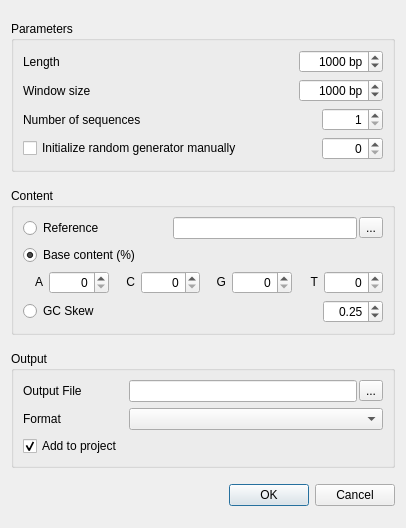
<?xml version="1.0" encoding="UTF-8"?>
<ui version="4.0">
 <class>DNASequenceGeneratorDialog</class>
 <widget class="QDialog" name="DNASequenceGeneratorDialog">
  <property name="geometry">
   <rect>
    <x>0</x>
    <y>0</y>
    <width>406</width>
    <height>528</height>
   </rect>
  </property>
  <property name="windowTitle">
   <string>Generate Sequence</string>
  </property>
  <layout class="QVBoxLayout" name="verticalLayout_2">
   <item>
    <widget class="QGroupBox" name="paramsBox">
     <property name="sizePolicy">
      <sizepolicy hsizetype="Preferred" vsizetype="Fixed">
       <horstretch>0</horstretch>
       <verstretch>0</verstretch>
      </sizepolicy>
     </property>
     <property name="title">
      <string>Parameters</string>
     </property>
     <layout class="QVBoxLayout" name="verticalLayout">
      <item>
       <layout class="QGridLayout" name="gridLayout_3">
        <item row="0" column="0">
         <widget class="QLabel" name="lengthLabel">
          <property name="text">
           <string>Length</string>
          </property>
         </widget>
        </item>
        <item row="0" column="1">
         <widget class="QSpinBox" name="lengthSpin">
          <property name="sizePolicy">
           <sizepolicy hsizetype="Fixed" vsizetype="Fixed">
            <horstretch>0</horstretch>
            <verstretch>0</verstretch>
           </sizepolicy>
          </property>
          <property name="alignment">
           <set>Qt::AlignRight|Qt::AlignTrailing|Qt::AlignVCenter</set>
          </property>
          <property name="suffix">
           <string> bp</string>
          </property>
          <property name="minimum">
           <number>1</number>
          </property>
          <property name="maximum">
           <number>2147483647</number>
          </property>
          <property name="value">
           <number>1000</number>
          </property>
         </widget>
        </item>
        <item row="1" column="0">
         <widget class="QLabel" name="label">
          <property name="text">
           <string>Window size</string>
          </property>
         </widget>
        </item>
        <item row="1" column="1">
         <widget class="QSpinBox" name="windowSpinBox">
          <property name="alignment">
           <set>Qt::AlignRight|Qt::AlignTrailing|Qt::AlignVCenter</set>
          </property>
          <property name="suffix">
           <string> bp</string>
          </property>
          <property name="minimum">
           <number>1</number>
          </property>
          <property name="maximum">
           <number>2147483647</number>
          </property>
          <property name="value">
           <number>1000</number>
          </property>
         </widget>
        </item>
       </layout>
      </item>
      <item>
       <layout class="QGridLayout" name="gridLayout_4">
        <item row="0" column="2">
         <widget class="QSpinBox" name="seqNumSpin">
          <property name="sizePolicy">
           <sizepolicy hsizetype="Minimum" vsizetype="Fixed">
            <horstretch>0</horstretch>
            <verstretch>0</verstretch>
           </sizepolicy>
          </property>
          <property name="alignment">
           <set>Qt::AlignRight|Qt::AlignTrailing|Qt::AlignVCenter</set>
          </property>
          <property name="minimum">
           <number>1</number>
          </property>
          <property name="maximum">
           <number>10000</number>
          </property>
         </widget>
        </item>
        <item row="0" column="1">
         <spacer name="horizontalSpacer_3">
          <property name="orientation">
           <enum>Qt::Horizontal</enum>
          </property>
          <property name="sizeHint" stdset="0">
           <size>
            <width>42</width>
            <height>20</height>
           </size>
          </property>
         </spacer>
        </item>
        <item row="0" column="0">
         <widget class="QLabel" name="seqNumLabel">
          <property name="text">
           <string>Number of sequences</string>
          </property>
         </widget>
        </item>
        <item row="1" column="0">
         <widget class="QCheckBox" name="seedCheckBox">
          <property name="text">
           <string>Initialize random generator manually</string>
          </property>
         </widget>
        </item>
        <item row="1" column="1">
         <spacer name="horizontalSpacer_4">
          <property name="orientation">
           <enum>Qt::Horizontal</enum>
          </property>
          <property name="sizeHint" stdset="0">
           <size>
            <width>42</width>
            <height>20</height>
           </size>
          </property>
         </spacer>
        </item>
        <item row="1" column="2">
         <widget class="QSpinBox" name="seedSpinBox">
          <property name="sizePolicy">
           <sizepolicy hsizetype="Minimum" vsizetype="Fixed">
            <horstretch>0</horstretch>
            <verstretch>0</verstretch>
           </sizepolicy>
          </property>
          <property name="minimumSize">
           <size>
            <width>0</width>
            <height>0</height>
           </size>
          </property>
          <property name="alignment">
           <set>Qt::AlignRight|Qt::AlignTrailing|Qt::AlignVCenter</set>
          </property>
          <property name="maximum">
           <number>1000</number>
          </property>
         </widget>
        </item>
       </layout>
      </item>
     </layout>
    </widget>
   </item>
   <item>
    <widget class="QGroupBox" name="contentValuesBox">
     <property name="sizePolicy">
      <sizepolicy hsizetype="Preferred" vsizetype="Fixed">
       <horstretch>0</horstretch>
       <verstretch>0</verstretch>
      </sizepolicy>
     </property>
     <property name="title">
      <string>Content</string>
     </property>
     <layout class="QGridLayout" name="gridLayout">
      <item row="0" column="0">
       <widget class="QRadioButton" name="referenceButton">
        <property name="text">
         <string>Reference</string>
        </property>
        <property name="checked">
         <bool>false</bool>
        </property>
       </widget>
      </item>
      <item row="0" column="1" colspan="2">
       <layout class="QHBoxLayout" name="horizontalLayout_2">
        <property name="spacing">
         <number>2</number>
        </property>
        <item>
         <widget class="QLineEdit" name="inputEdit"/>
        </item>
        <item>
         <widget class="QToolButton" name="inputButton">
          <property name="text">
           <string>...</string>
          </property>
         </widget>
        </item>
       </layout>
      </item>
      <item row="1" column="0" colspan="2">
       <widget class="QRadioButton" name="baseContentRadioButton">
        <property name="text">
         <string>Base content (%)</string>
        </property>
        <property name="checked">
         <bool>true</bool>
        </property>
       </widget>
      </item>
      <item row="2" column="0" colspan="3">
       <layout class="QHBoxLayout" name="horizontalLayout_3">
        <item>
         <widget class="QLabel" name="percentALabel">
          <property name="sizePolicy">
           <sizepolicy hsizetype="Fixed" vsizetype="Fixed">
            <horstretch>0</horstretch>
            <verstretch>0</verstretch>
           </sizepolicy>
          </property>
          <property name="minimumSize">
           <size>
            <width>20</width>
            <height>0</height>
           </size>
          </property>
          <property name="text">
           <string>A</string>
          </property>
          <property name="alignment">
           <set>Qt::AlignRight|Qt::AlignTrailing|Qt::AlignVCenter</set>
          </property>
         </widget>
        </item>
        <item>
         <widget class="QSpinBox" name="percentASpin">
          <property name="sizePolicy">
           <sizepolicy hsizetype="Expanding" vsizetype="Fixed">
            <horstretch>0</horstretch>
            <verstretch>0</verstretch>
           </sizepolicy>
          </property>
          <property name="maximumSize">
           <size>
            <width>60</width>
            <height>16777215</height>
           </size>
          </property>
          <property name="layoutDirection">
           <enum>Qt::LeftToRight</enum>
          </property>
          <property name="alignment">
           <set>Qt::AlignRight|Qt::AlignTrailing|Qt::AlignVCenter</set>
          </property>
          <property name="suffix">
           <string/>
          </property>
          <property name="maximum">
           <number>100</number>
          </property>
         </widget>
        </item>
        <item>
         <widget class="QLabel" name="percentCLabel">
          <property name="sizePolicy">
           <sizepolicy hsizetype="Fixed" vsizetype="Fixed">
            <horstretch>0</horstretch>
            <verstretch>0</verstretch>
           </sizepolicy>
          </property>
          <property name="minimumSize">
           <size>
            <width>20</width>
            <height>0</height>
           </size>
          </property>
          <property name="text">
           <string>C</string>
          </property>
          <property name="alignment">
           <set>Qt::AlignRight|Qt::AlignTrailing|Qt::AlignVCenter</set>
          </property>
         </widget>
        </item>
        <item>
         <widget class="QSpinBox" name="percentCSpin">
          <property name="sizePolicy">
           <sizepolicy hsizetype="Expanding" vsizetype="Fixed">
            <horstretch>0</horstretch>
            <verstretch>0</verstretch>
           </sizepolicy>
          </property>
          <property name="maximumSize">
           <size>
            <width>60</width>
            <height>16777215</height>
           </size>
          </property>
          <property name="alignment">
           <set>Qt::AlignRight|Qt::AlignTrailing|Qt::AlignVCenter</set>
          </property>
          <property name="suffix">
           <string/>
          </property>
          <property name="maximum">
           <number>100</number>
          </property>
         </widget>
        </item>
        <item>
         <widget class="QLabel" name="percentGLabel">
          <property name="sizePolicy">
           <sizepolicy hsizetype="Fixed" vsizetype="Fixed">
            <horstretch>0</horstretch>
            <verstretch>0</verstretch>
           </sizepolicy>
          </property>
          <property name="minimumSize">
           <size>
            <width>20</width>
            <height>0</height>
           </size>
          </property>
          <property name="text">
           <string>G</string>
          </property>
          <property name="alignment">
           <set>Qt::AlignRight|Qt::AlignTrailing|Qt::AlignVCenter</set>
          </property>
         </widget>
        </item>
        <item>
         <widget class="QSpinBox" name="percentGSpin">
          <property name="sizePolicy">
           <sizepolicy hsizetype="Expanding" vsizetype="Fixed">
            <horstretch>0</horstretch>
            <verstretch>0</verstretch>
           </sizepolicy>
          </property>
          <property name="maximumSize">
           <size>
            <width>60</width>
            <height>16777215</height>
           </size>
          </property>
          <property name="alignment">
           <set>Qt::AlignRight|Qt::AlignTrailing|Qt::AlignVCenter</set>
          </property>
          <property name="suffix">
           <string/>
          </property>
          <property name="maximum">
           <number>100</number>
          </property>
         </widget>
        </item>
        <item>
         <widget class="QLabel" name="percentTLabel">
          <property name="sizePolicy">
           <sizepolicy hsizetype="Fixed" vsizetype="Fixed">
            <horstretch>0</horstretch>
            <verstretch>0</verstretch>
           </sizepolicy>
          </property>
          <property name="minimumSize">
           <size>
            <width>20</width>
            <height>0</height>
           </size>
          </property>
          <property name="text">
           <string>T</string>
          </property>
          <property name="alignment">
           <set>Qt::AlignRight|Qt::AlignTrailing|Qt::AlignVCenter</set>
          </property>
         </widget>
        </item>
        <item>
         <widget class="QSpinBox" name="percentTSpin">
          <property name="sizePolicy">
           <sizepolicy hsizetype="Expanding" vsizetype="Fixed">
            <horstretch>0</horstretch>
            <verstretch>0</verstretch>
           </sizepolicy>
          </property>
          <property name="maximumSize">
           <size>
            <width>60</width>
            <height>16777215</height>
           </size>
          </property>
          <property name="alignment">
           <set>Qt::AlignRight|Qt::AlignTrailing|Qt::AlignVCenter</set>
          </property>
          <property name="suffix">
           <string/>
          </property>
          <property name="maximum">
           <number>100</number>
          </property>
         </widget>
        </item>
       </layout>
      </item>
      <item row="3" column="0">
       <widget class="QRadioButton" name="gcSkewRadioButton">
        <property name="text">
         <string>GC Skew</string>
        </property>
       </widget>
      </item>
      <item row="3" column="2">
       <widget class="QDoubleSpinBox" name="percentGCSpin">
        <property name="maximumSize">
         <size>
          <width>60</width>
          <height>16777215</height>
         </size>
        </property>
        <property name="alignment">
         <set>Qt::AlignRight|Qt::AlignTrailing|Qt::AlignVCenter</set>
        </property>
        <property name="minimum">
         <double>-1.000000000000000</double>
        </property>
        <property name="maximum">
         <double>1.000000000000000</double>
        </property>
        <property name="singleStep">
         <double>0.010000000000000</double>
        </property>
        <property name="value">
         <double>0.250000000000000</double>
        </property>
       </widget>
      </item>
     </layout>
     <zorder>referenceButton</zorder>
     <zorder>baseContentRadioButton</zorder>
     <zorder>percentTLabel</zorder>
     <zorder>percentGLabel</zorder>
     <zorder>percentALabel</zorder>
     <zorder>percentASpin</zorder>
     <zorder>percentGSpin</zorder>
     <zorder>percentCSpin</zorder>
     <zorder>percentCLabel</zorder>
     <zorder>percentTSpin</zorder>
     <zorder>percentGCSpin</zorder>
     <zorder>baseContentRadioButton</zorder>
     <zorder>gcSkewRadioButton</zorder>
    </widget>
   </item>
   <item>
    <widget class="QGroupBox" name="outputBox">
     <property name="sizePolicy">
      <sizepolicy hsizetype="Preferred" vsizetype="Fixed">
       <horstretch>0</horstretch>
       <verstretch>0</verstretch>
      </sizepolicy>
     </property>
     <property name="title">
      <string>Output</string>
     </property>
     <layout class="QGridLayout" name="gridLayout_2">
      <item row="0" column="0">
       <widget class="QLabel" name="outputLabel">
        <property name="text">
         <string>Output File</string>
        </property>
       </widget>
      </item>
      <item row="0" column="1">
       <layout class="QHBoxLayout" name="horizontalLayout">
        <property name="spacing">
         <number>2</number>
        </property>
        <item>
         <widget class="QLineEdit" name="outputEdit"/>
        </item>
        <item>
         <widget class="QToolButton" name="outputButton">
          <property name="text">
           <string>...</string>
          </property>
         </widget>
        </item>
       </layout>
      </item>
      <item row="1" column="0">
       <widget class="QLabel" name="formatLabel">
        <property name="text">
         <string>Format</string>
        </property>
       </widget>
      </item>
      <item row="1" column="1">
       <widget class="QComboBox" name="formatCombo">
        <property name="sizePolicy">
         <sizepolicy hsizetype="Expanding" vsizetype="Fixed">
          <horstretch>0</horstretch>
          <verstretch>0</verstretch>
         </sizepolicy>
        </property>
       </widget>
      </item>
      <item row="2" column="0">
       <widget class="QCheckBox" name="addToProjCBox">
        <property name="sizePolicy">
         <sizepolicy hsizetype="Fixed" vsizetype="Fixed">
          <horstretch>0</horstretch>
          <verstretch>0</verstretch>
         </sizepolicy>
        </property>
        <property name="layoutDirection">
         <enum>Qt::LeftToRight</enum>
        </property>
        <property name="text">
         <string>Add to project</string>
        </property>
        <property name="checked">
         <bool>true</bool>
        </property>
       </widget>
      </item>
     </layout>
    </widget>
   </item>
   <item>
    <widget class="QDialogButtonBox" name="buttonBox">
     <property name="standardButtons">
      <set>QDialogButtonBox::Cancel|QDialogButtonBox::Ok</set>
     </property>
    </widget>
   </item>
  </layout>
  <zorder>paramsBox</zorder>
  <zorder>contentValuesBox</zorder>
  <zorder>outputBox</zorder>
  <zorder>buttonBox</zorder>
  <zorder>percentGCSpin</zorder>
  <zorder>horizontalSpacer_2</zorder>
 </widget>
 <resources/>
 <connections/>
</ui>
